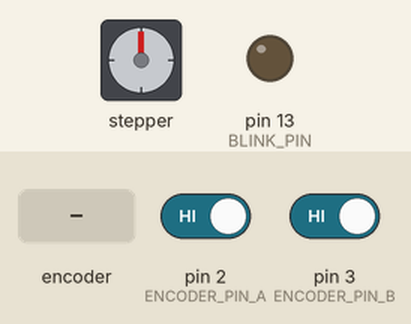
A sketch run on a simulated Arduino Uno, built with avr-gcc and run on an emulated ATmega328P. Parts: stepper motor, output pins drawn as LEDs (lit = HIGH). Wiring (inferred from the names in the program): stepper motor driver (200 steps per turn assumed): step pin 4; direction pin 7. Inputs (shaded band) come from the test bench; at power-on: pin 2 (ENCODER_PIN_A) HIGH, pin 3 (ENCODER_PIN_B) HIGH. Pins used as bus, display or sensor lines are not drawn; what the sketch prints to the serial monitor is not drawn.

Above: at 1.2 s.
1.3 s: rotary encoder on pin 2 (ENCODER_PIN_A) / pin 3 (ENCODER_PIN_B) turned 3 steps (first pin leading)
At 3.0 s:
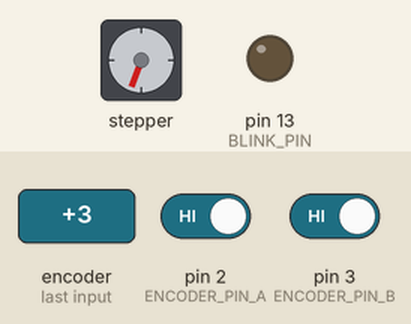
3.4 s: rotary encoder on pin 2 (ENCODER_PIN_A) / pin 3 (ENCODER_PIN_B) turned 1 step (first pin leading)
At 4.7 s:
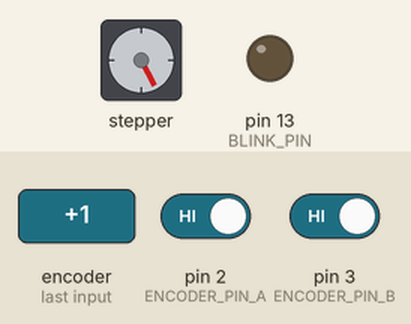
5.1 s: rotary encoder on pin 2 (ENCODER_PIN_A) / pin 3 (ENCODER_PIN_B) turned 1 step (first pin leading)
At 6.0 s:
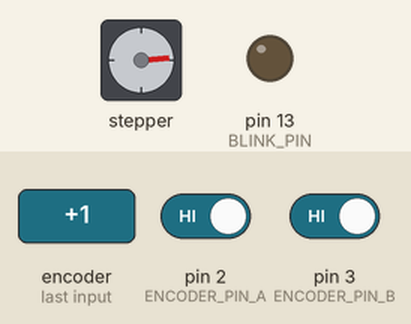
6.8 s: rotary encoder on pin 2 (ENCODER_PIN_A) / pin 3 (ENCODER_PIN_B) turned 3 steps (first pin leading)
At 8.5 s:
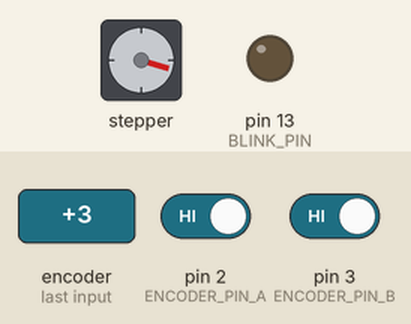
8.9 s: rotary encoder on pin 2 (ENCODER_PIN_A) / pin 3 (ENCODER_PIN_B) turned 3 steps (first pin leading)
At 10.7 s:
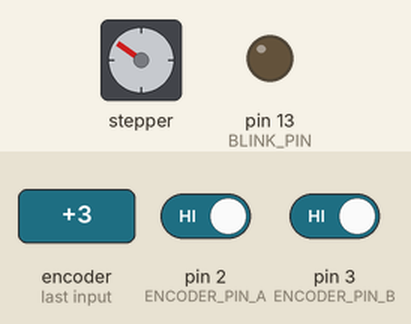
Timing chart, 0 to 12.0 s (numbered marks = the images above; inputs shaded):
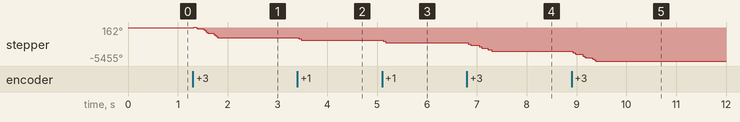

Measured:
- after the input at 1.3 s, stepper: turns 162° clockwise in 0.02 s, then 1762° counter-clockwise in 0.45 s
- after the input at 3.4 s, stepper: turns 408° counter-clockwise, starting at once
- after the input at 5.1 s, stepper: turns 427° counter-clockwise, starting at once
- after the input at 6.8 s, stepper: turns 1418° counter-clockwise in 0.50 s, starting at once
- after the input at 8.9 s, stepper: turns 1602° counter-clockwise in 0.48 s, starting at once

The sketch:

Propeller.ino
```cpp
// --- CONFIGURATION & PIN DEFINITIONS ---
#define ENCODER_PIN_A 2  // Green wire (Pendulum)
#define ENCODER_PIN_B 3  // White wire (Pendulum)

#define STEP_PIN 4    // PLS+ on 2HSS57
#define DIR_PIN 7     // DIR+ on 2HSS57
#define BLINK_PIN 13  // Onboard LED

// --- HARDWARE COORDINATE CONSTANTS ---
const long MAX_TRACK_STEPS = 5905;
// 600mm total padded travel line max
const long ANGLE_45_COUNTS = 300;

// --- SHIMMY TIMING PARAMETERS ---
const int SHIMMY_SPEED_DELAY = 100;  // Microsecond pulse delay
const int BASE_SHIMMY_STEPS = 90;
// Nominal step burst size at absolute track center

// --- ORIGIN BIAS PENALTY GAIN ---
const float SHIMMY_BIAS_GAIN = 0.025;

// --- PENDULUM STATE TRACKING ---
volatile int lastEncoded = 0;
volatile long pendulumCounts = 0;
long lastPendulumCounts = 0;

// --- TIMING & SPEED TRACKING VARIABLES ---
unsigned long lastVelocityMicros = 0;
float angularVelocity = 0;
// Velocity threshold in degrees/second before resting the motor
const float MAX_VELOCITY_THRESHOLD = 1200.0;

// --- MOTOR SPATIAL STATE TRACKING ---
long cartStepPosition = 0;
// 0 is dead center of the rail

// --- DIAGNOSTIC LED TRACKING ---
bool ledState = false;
long lastBoundaryCrossed = 0;

void setup() {
  Serial.begin(115200);

  pinMode(STEP_PIN, OUTPUT);
  pinMode(DIR_PIN, OUTPUT);
  pinMode(BLINK_PIN, OUTPUT);

  digitalWrite(STEP_PIN, LOW);
  digitalWrite(DIR_PIN, LOW);
  digitalWrite(BLINK_PIN, LOW);

  pinMode(ENCODER_PIN_A, INPUT_PULLUP);
  pinMode(ENCODER_PIN_B, INPUT_PULLUP);

  attachInterrupt(digitalPinToInterrupt(ENCODER_PIN_A), updateEncoder, CHANGE);
  attachInterrupt(digitalPinToInterrupt(ENCODER_PIN_B), updateEncoder, CHANGE);

  Serial.println("--- Origin-Biased Asymmetric Shimmy Online ---");
}

void loop() {
  unsigned long currentMicros = micros();

  // 1. Snapshot the pendulum encoder safely
  noInterrupts();
  long currentAngle = pendulumCounts;
  interrupts();

  // --- LED INDICATOR AT MULTIPLES OF 45° ---
  long currentSector = abs(currentAngle) / ANGLE_45_COUNTS;
  if (currentSector != lastBoundaryCrossed) {
    ledState = !ledState;
    digitalWrite(BLINK_PIN, ledState);
    lastBoundaryCrossed = currentSector;
  }

  // 2. Fixed 10ms Velocity Estimation Engine
  if (currentMicros - lastVelocityMicros >= 10000) {
    long deltaAngle = currentAngle - lastPendulumCounts;
    float angleDiffDegrees = deltaAngle * 0.15;  // Convert counts to degrees

    // Calculate raw degrees/second over our 10ms window
    float rawVelocity = (angleDiffDegrees * 1000.0) / 10.0;
    // Applied low-pass filter to reject structural chattering
    angularVelocity = (0.20 * rawVelocity) + (0.80 * angularVelocity);

    lastPendulumCounts = currentAngle;
    lastVelocityMicros = currentMicros;
  }

  long normalizedAngle = currentAngle % 2400;
  long dynamicPenalty = (long)(cartStepPosition * SHIMMY_BIAS_GAIN);

  if (abs(angularVelocity) > MAX_VELOCITY_THRESHOLD) {
    digitalWrite(STEP_PIN, LOW);
    return;
  }


  // 3. ASYMMETRIC SHIMMY EXECUTION WITH PENALTY BIAS
  long deltaAngle = currentAngle - lastPendulumCounts;  // Retained direction tracking

  if (deltaAngle < 0) {  // Confirmed CCW Motion
    if (normalizedAngle < 0 && normalizedAngle >= -600) {
      int rightSteps = BASE_SHIMMY_STEPS - dynamicPenalty;
      rightSteps = constrain(rightSteps, 30, 150);
      executeSafeStep(HIGH, rightSteps, SHIMMY_SPEED_DELAY);
    } else if (normalizedAngle < -600 && normalizedAngle >= -1200) {
      int leftSteps = BASE_SHIMMY_STEPS + dynamicPenalty;
      leftSteps = constrain(leftSteps, 30, 150);
      executeSafeStep(LOW, leftSteps, SHIMMY_SPEED_DELAY);
    }
  } else if (deltaAngle > 0) {  // Confirmed CW Motion
    if (normalizedAngle > 0 && normalizedAngle <= 600) {
      int leftSteps = BASE_SHIMMY_STEPS - dynamicPenalty;
      leftSteps = constrain(leftSteps, 30, 150);
      executeSafeStep(LOW, leftSteps, SHIMMY_SPEED_DELAY);
    } else if (normalizedAngle > 600 && normalizedAngle <= 1200) {
      int rightSteps = BASE_SHIMMY_STEPS + dynamicPenalty;
      rightSteps = constrain(rightSteps, 30, 150);
      executeSafeStep(HIGH, rightSteps, SHIMMY_SPEED_DELAY);
    }
  }

  delay(1);
}

// Low-level step executor with absolute independent spatial guard rails
void executeSafeStep(bool targetDirection, int stepsToTake, int pulseDelayMicros) {
  digitalWrite(DIR_PIN, targetDirection);
  for (int i = 0; i < stepsToTake; i++) {
    if (targetDirection == HIGH && cartStepPosition >= MAX_TRACK_STEPS) {
      digitalWrite(STEP_PIN, LOW);
      return;
    }
    if (targetDirection == LOW && cartStepPosition <= -MAX_TRACK_STEPS) {
      digitalWrite(STEP_PIN, LOW);
      return;
    }

    digitalWrite(STEP_PIN, HIGH);
    delayMicroseconds(pulseDelayMicros);
    digitalWrite(STEP_PIN, LOW);
    delayMicroseconds(pulseDelayMicros);

    if (targetDirection == HIGH) {
      cartStepPosition++;
    } else {
      cartStepPosition--;
    }
  }
}

// --- HIGH-SPEED QUADRATURE INTERRUPT SERVICE ROUTINE ---
void updateEncoder() {
  int MSB = digitalRead(ENCODER_PIN_A);
  int LSB = digitalRead(ENCODER_PIN_B);

  int encoded = (MSB << 1) | LSB;
  int sum = (lastEncoded << 2) | encoded;
  if (sum == 0b1101 || sum == 0b0100 || sum == 0b0010 || sum == 0b1011) pendulumCounts++;
  if (sum == 0b1110 || sum == 0b0111 || sum == 0b0001 || sum == 0b1000) pendulumCounts--;

  lastEncoded = encoded;
}
```
